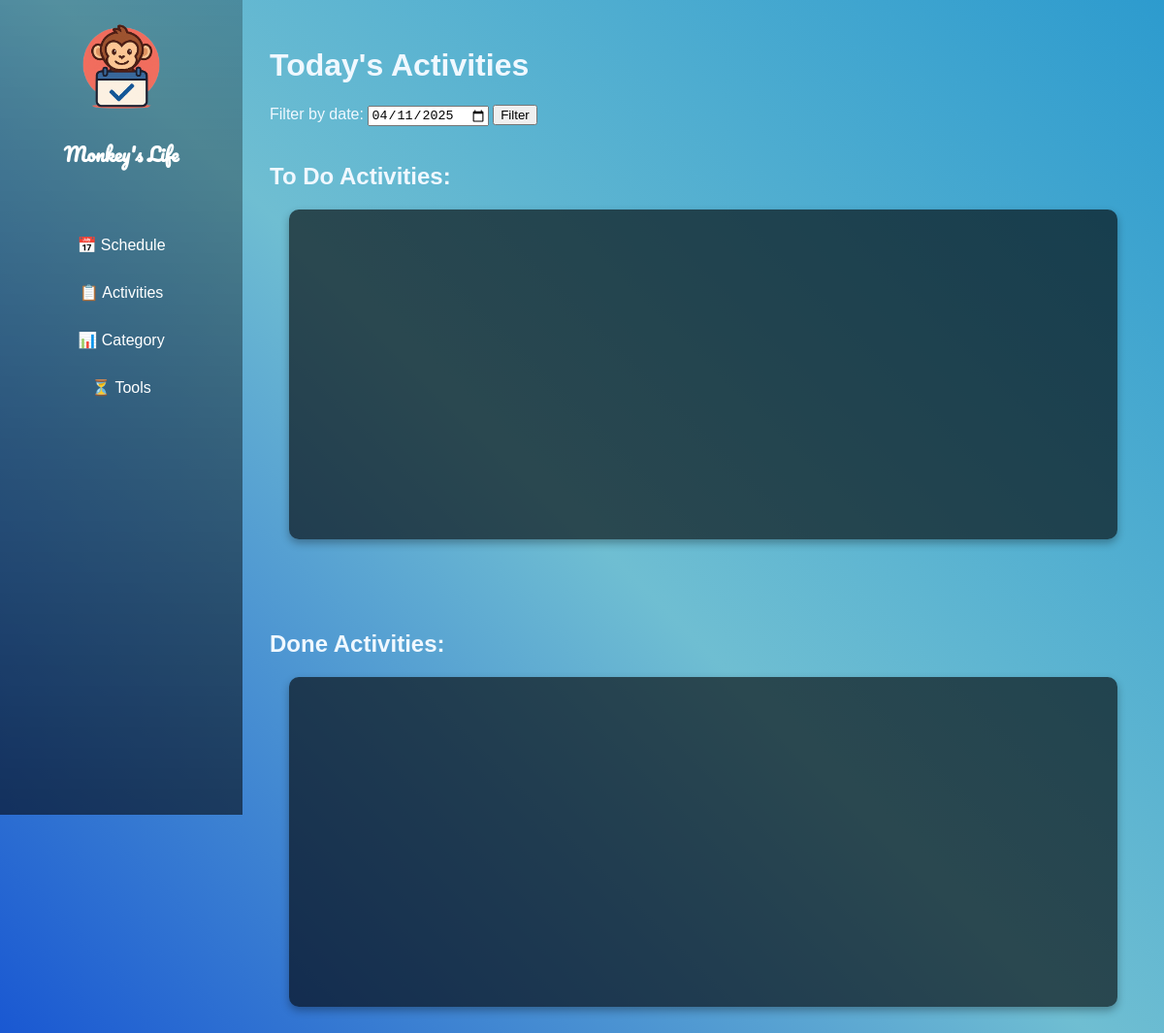
Before: / with the older database file.
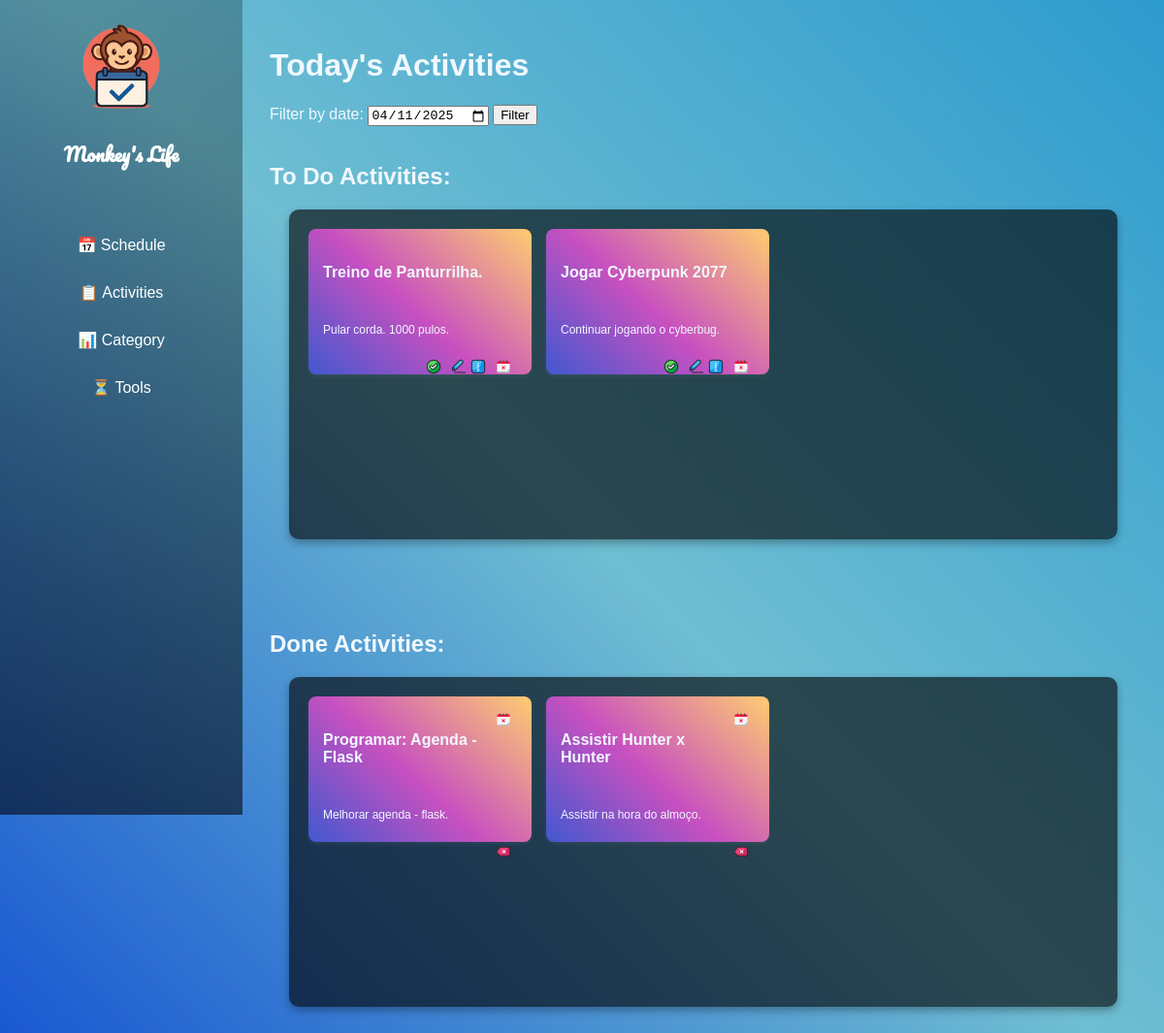
After: the same page with the newer database file.
### schedule/blueprints/activities/models.py (models this page shows, shortened)
class Activity(db.Model):
    __tablename__ = 'activities'
    id = db.Column(db.Integer, primary_key=True)
    name = db.Column(db.String(80), nullable=False)
    description = db.Column(db.String(200))
    date = db.Column(db.Date)
    start_time = db.Column(db.Time)
    end_time = db.Column(db.Time)
    category = db.Column(db.Integer, db.ForeignKey('categories.id'))
    done = db.Column(db.Boolean, default=False)

### schedule/blueprints/home/routes.py (the view)
@home.route('/')
def index():
    date_str = request.args.get('date')
    if date_str:
        selected_date = datetime.strptime(date_str, '%Y-%m-%d').date()
    else:
        selected_date = datetime.today().date()
    today_activities = db.session.query(Activity).filter(Activity.date == selected_date).all()
    return render_template('home/index.html', activities=today_activities, selected_date=selected_date)

### schedule/blueprints/home/templates/home/index.html (shortened to what this page needs)
{% extends "base.html" %}
{% block content %}
    <div class="content">
        <h1>Today's Activities</h1>
        <form method="get" action="{{ url_for('home.index') }}" class="date-filter-form">
            <label for="date">Filter by date:</label>
            <input type="date" id="date" name="date" value="{{ selected_date }}">
            <button type="submit">Filter</button>
        </form><br>
        <h2>To Do Activities:</h2>
        <div class="activities_board">
            {% for activity in activities %}
                {% if not activity.done %}
                    <div class="activity_card">
                        <div class="activity_card_header">
                                <h4>{{ activity.name }}</h4>
                        </div>
                        <div class="activity_card_body">
                            <p>{{ activity.description }}</p>
                        </div>
                        <div class="activity_card_footer">
                            <form action=" {{ url_for('activity.done_activity', id=activity.id) }}" method="POST">
                                <button class="btn-icon" type='submit'>
                                    <img class='icon' src="/img/check.png" alt="Done" title="Mark as DONE.">
                                </button>
                            </form>
                            <a href="{{ url_for('activity.edit_activity', id=activity.id) }}" class="btn-icon">
                                <img class='icon' src="/img/edit.png" alt="Edit" title="Edit Activity.">
                            </a>
                            <a href="{{ url_for('activity.activity_info', id=activity.id) }}" class="btn-icon">
                                <img class='icon' src="/img/info.png" alt="Info" title="Activity Info.">
                            </a>
                            <form action=" {{ url_for('activity.delete_activity', id=activity.id) }}" method="POST">
                                <button type="submit" class="btn-icon">
                                    <img class='icon' src="/img/delete.png" alt="Delete" title="Delete Activity.">
                                </button>
                            </form>
                        </div>
                    </div>
                {% endif %}
            {% endfor %}
        </div>
        <br><br><br>
        <h2>Done Activities:</h2>
        <div class="activities_board">
            {% for activity in activities %}
                {% if activity.done %}
                    <div class="activity_card">
                        <div class="activity_card_header">
                            <h4>{{ activity.name }}</h4>
                            <form action=" {{ url_for('activity.delete_activity', id=activity.id) }}" method="POST">
                                <button type="submit" class="btn-icon">
                                    <img class='icon' src="/img/delete.png" alt="Delete" title="Delete Activity.">
                                </button>
                            </form>
                        </div>
                        <div class="activity_card_body">
                            <p>{{ activity.description }}</p>
                        </div>
                        <div class="activity_card_footer">
                            <form action=" {{ url_for('activity.done_activity', id=activity.id) }}" method="POST">
                                <button class="btn-icon" type='submit'>
                                    <img class='icon' src="/img/uncheck.png" alt="Done" title="Mark as UNDONE.">
                                </button>
                            </form>
                        </div>
                    </div>
                {% endif %}
            {% endfor %}
        </div>
    </div>
{% endblock %}

Changed rows visible on the page:
added Activity: name "Treino de Panturrilha.", description "Pular corda. 1000 pulos.", done False (drawn), shown under "To Do Activities:"
added Activity: name "Jogar Cyberpunk 2077", description "Continuar jogando o cyberbug.", done False (drawn), shown under "To Do Activities:"
now on this page (row edited): Activity: name "Programar: Agenda - Flask", done True (drawn), description "Melhorar agenda - flask.", shown under "Done Activities:"
added Activity: name "Assistir Hunter x Hunter", done True (drawn), description "Assistir na hora do almoço.", shown under "Done Activities:"
